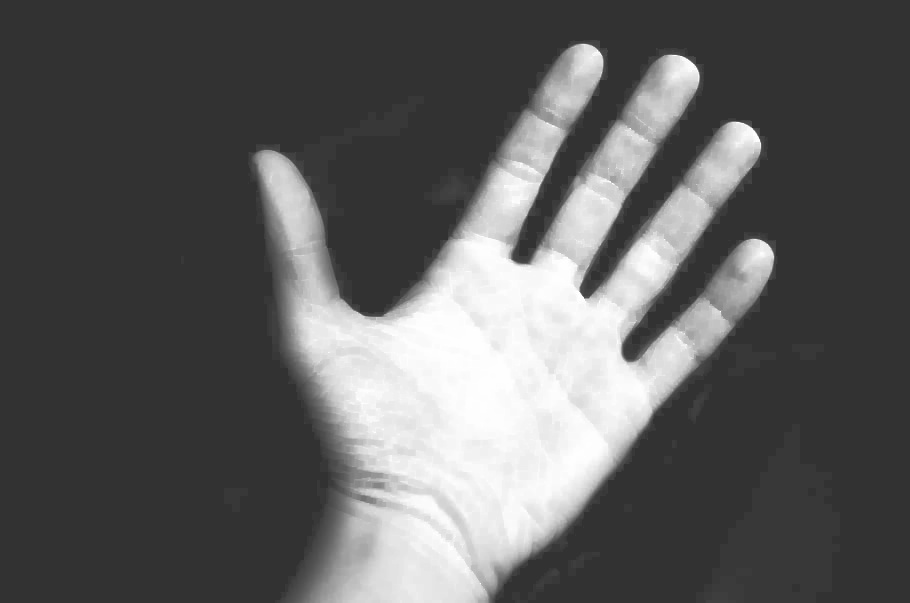
#> input picture Datasets/Method2/Sources/Quinjan/0.jpg, 910 x 603 px
$ python -i CLAHE.py   (imports and definitions only)
#> lines starting #> are read from the running program, lines starting #| are printed output that depends on the picture
#> further down, picture is the input picture: shape (603, 910); min 47, max 255, mean 93.4
# -*- coding: utf-8 -*-
"""
Created on Fri Nov  5 10:26:22 2021

@author: quinj
"""

import cv2
import numpy as np
import math
import time

class CLAHE():
    def __init__(self):
        print("CLAHE Class Initialized")

    def Process(self, image):

        bgr = cv2.cvtColor(image, cv2.COLOR_GRAY2BGR)

        lab = cv2.cvtColor(bgr, cv2.COLOR_BGR2LAB)
#> lab: shape (603, 910, 3); mean of channels 0, 1, 2 96.8, 128, 128
        lab_planes = cv2.split(lab)
        clahe = cv2.createCLAHE(clipLimit=10)

        plane1 = clahe.apply(lab_planes[0])
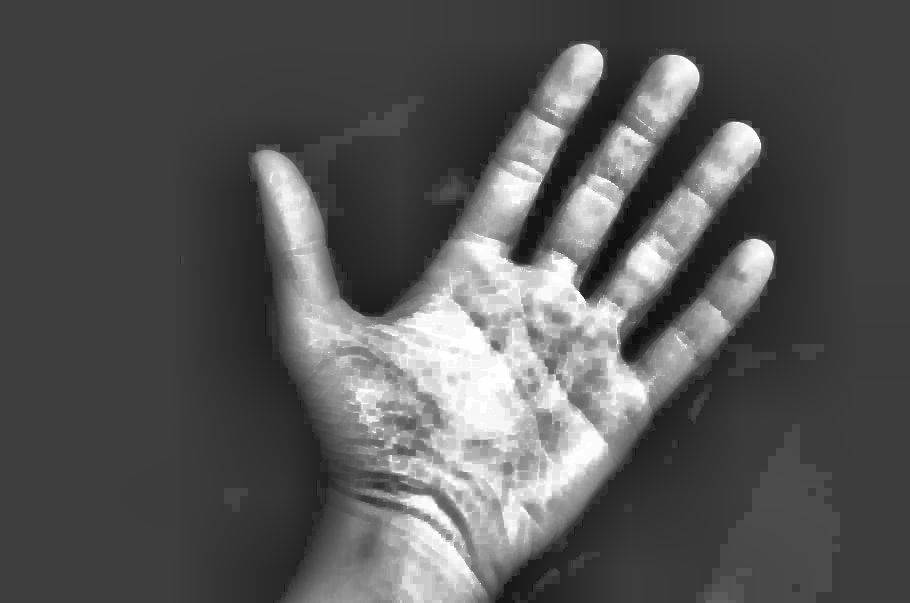
#> plane1: shape (603, 910); min 6, max 255, mean 86.7
        plane2 = lab_planes[1]
#> plane2: shape (603, 910); every value is 128
        plane3 = lab_planes[2]

        lst = [plane1, plane2, plane3]

        t = tuple(lst)

        lab = cv2.merge(t)
#> lab: shape (603, 910, 3); mean of channels 0, 1, 2 86.7, 128, 128
        bgr = cv2.cvtColor(lab, cv2.COLOR_LAB2BGR)
        gray = cv2.cvtColor(bgr, cv2.COLOR_BGR2GRAY)

        return gray

>>> import cv2
>>> picture = cv2.imread('../../Datasets/Method2/Sources/Quinjan/0.jpg', cv2.IMREAD_GRAYSCALE)
>>> result = CLAHE().Process(picture)
